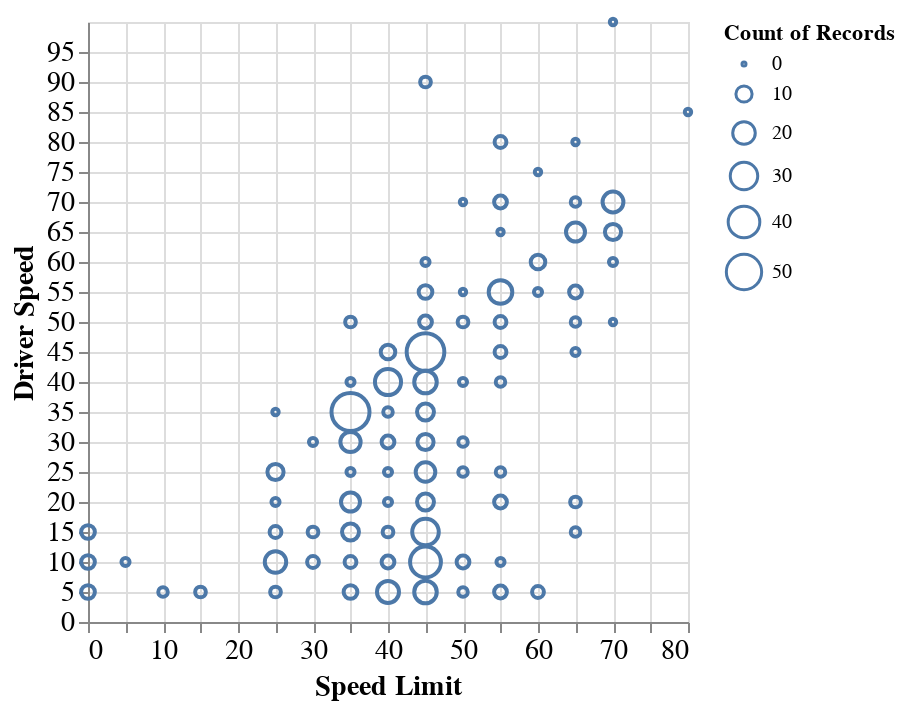

This figure's notebook cell:
### Markdown cell above
## The Fast Driver Profile

All visualizations referenced and explained in the text. Visualizations are complete, including appropriate title, axis labels, etc. Visualizations are annotated appropriately (note: not all visualizations need annotations).

### Code cell
# travel speed vs speed limit ########################################################################
def point_plot(df):

    # Reduce size of dataframe by only including relevant columns
    columns=['TRAV_SP_1_bins', 'VSPD_LIM_1']
    df = df[columns]

    bars = alt.Chart(df).mark_point().encode(
    y=alt.Y('TRAV_SP_1_bins:Q',  axis=alt.Axis(values=list(range(0, 100, 5))), title='Driver Speed'),
    x=alt.X('VSPD_LIM_1:Q', axis=alt.Axis(values=list(range(0, 100, 5))), title='Speed Limit'),
    size=alt.Size('TRAV_SP_1_bins', aggregate='count')
    ).properties(
        width=300,
        height=300
    ).configure_axis(
        labelFontSize=14,
        titleFontSize=14
    )
    return bars
        
point_plot(df_merged)

### Figure 1 — Vega-Lite specification as saved in the notebook (floating-point values rounded to 4 significant figures; data arrays with more than 128 entries replaced by an {"elided": "..."} marker saying what was removed)
{"config": {"view": {"continuousWidth": 300, "continuousHeight": 300}, "axis": {"labelFontSize": 14, "titleFontSize": 14}}, "data": {"name": "data-cc708e3d18650128731bcc2c668fbf16"}, "mark": {"type": "point"}, "encoding": {"size": {"aggregate": "count", "field": "TRAV_SP_1_bins", "sort": [5, 10, 15, 20, 25, 30, 35, 40, 45, 50, 55, 60, 65, 70, 75, 80, 85, 90, 95, 100], "type": "ordinal"}, "x": {"axis": {"values": [0, 5, 10, 15, 20, 25, 30, 35, 40, 45, 50, 55, 60, 65, 70, 75, 80, 85, 90, 95]}, "field": "VSPD_LIM_1", "title": "Speed Limit", "type": "quantitative"}, "y": {"axis": {"values": [0, 5, 10, 15, 20, 25, 30, 35, 40, 45, 50, 55, 60, 65, 70, 75, 80, 85, 90, 95]}, "field": "TRAV_SP_1_bins", "title": "Driver Speed", "type": "quantitative"}}, "height": 300, "width": 300, "$schema": "https://vega.github.io/schema/vega-lite/v5.8.0.json", "datasets": {"data-cc708e3d18650128731bcc2c668fbf16": {"elided": "3409 records"}}}
